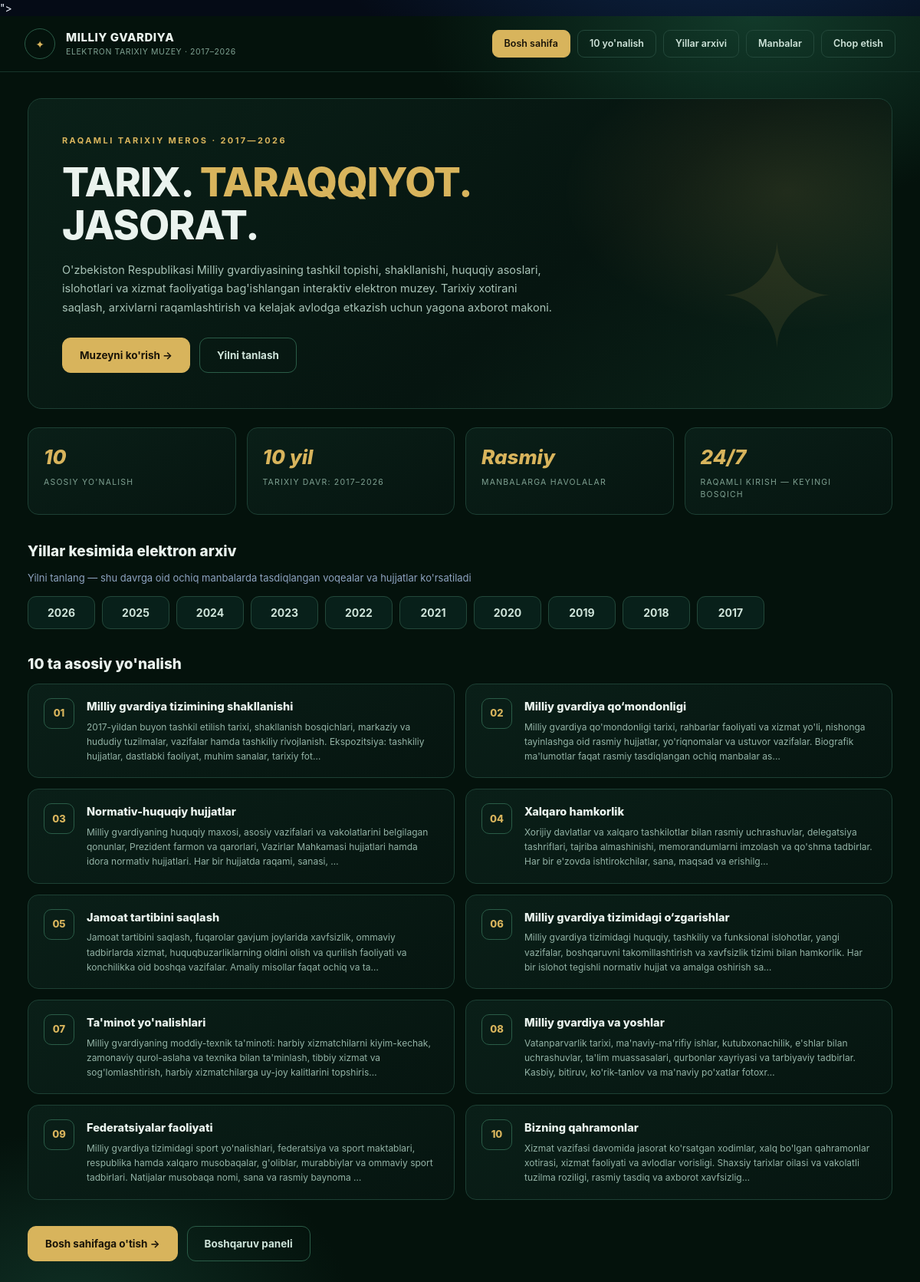
Screenshot of /landing/ with the database file from the repository.
### core/models.py (models this page shows, shortened)
class TimeStampedModel(models.Model):
    created_at = models.DateTimeField("Yaratilgan sana", auto_now_add=True)
    updated_at = models.DateTimeField("Yangilangan sana", auto_now=True)
    class Meta:
        abstract = True

class Direction(TimeStampedModel):
    number = models.PositiveIntegerField("Raqam", unique=True)
    title = models.CharField("Nomi", max_length=255)
    description = models.TextField("Tavsif", blank=True)
    icon = models.CharField("Belgi (svg nomi)", max_length=40, default="star")
    url = models.CharField(
        "Havola (URL nomi)", max_length=100, blank=True, default="core:yonalishlar",
    )
    class Meta:
        verbose_name = "Yo'nalish"
        verbose_name_plural = "Yo'nalishlar"
        ordering = ["number"]

### core/views.py (the view)
# urls.py: path("landing/", views.landing, name="landing"),
def landing(request):
    ctx = {"active": "landing", "directions": Direction.objects.all(), "years": _years()}
    return render(request, "core/landing.html", ctx)

### core/i18n.py (called while the page is built)
def get_lang(request):
    lang = getattr(request, "LANGUAGE_CODE", None)
    if lang in LANG_CODES:
        return lang
    lang = request.COOKIES.get(COOKIE)
    return lang if lang in LANG_CODES else DEFAULT

### core/views.py (called while the page is built)
def _years():
    from datetime import date as _date
    return list(range(max(_date.today().year, YEAR_START), YEAR_START - 1, -1))

### core/templates/core/landing.html (shortened to what this page needs)
{% extends "base.html" %}
{% load mg_tags %}
{% block landing %}
<div class="landing">
  <div class="topbar">
    <div class="topbar__logo">✦</div>
    <div>
      <div class="topbar__title">MILLIY GVARDIYA</div>
      <div class="topbar__sub">ELEKTRON TARIXIY MUZEY · 2017–2026</div>
    </div>
    <nav class="topbar__nav">
      <a class="is-active" href="{% url 'core:landing' %}">Bosh sahifa</a>
      <a href="{% url 'core:yonalishlar' %}">10 yo'nalish</a>
      <a href="{% url 'core:yillar' %}">Yillar arxivi</a>
      <a href="{% url 'core:hujjatlar' %}">Manbalar</a>
      <a href="#" onclick="window.print();return false;">Chop etish</a>
    </nav>
  </div>
  <div class="landing__wrap">
    <div class="landing__hero">
      <div class="landing__eyebrow">RAQAMLI TARIXIY MEROS · 2017—2026</div>
      <h1 class="landing__title">TARIX. <span>TARAQQIYOT.</span><br>JASORAT.</h1>
      <p class="landing__lead">O'zbekiston Respublikasi Milliy gvardiyasining tashkil topishi, shakllanishi, huquqiy asoslari, islohotlari va xizmat faoliyatiga bag'ishlangan interaktiv elektron muzey. Tarixiy xotirani saqlash, arxivlarni raqamlashtirish va kelajak avlodga etkazish uchun yagona axborot makoni.</p>
      <div class="landing__cta">
        <a class="landing__btn" href="{% url 'core:home' %}">Muzeyni ko'rish →</a>
        <a class="landing__btn landing__btn--ghost" href="{% url 'core:yillar' %}">Yilni tanlash</a>
      </div>
    </div>
    <div class="landing__stats">
      <div class="lstat"><div class="lstat__val">10</div><div class="lstat__lbl">Asosiy yo'nalish</div></div>
      <div class="lstat"><div class="lstat__val">10 yil</div><div class="lstat__lbl">Tarixiy davr: 2017–2026</div></div>
      <div class="lstat"><div class="lstat__val">Rasmiy</div><div class="lstat__lbl">Manbalarga havolalar</div></div>
      <div class="lstat"><div class="lstat__val">24/7</div><div class="lstat__lbl">Raqamli kirish — keyingi bosqich</div></div>
    </div>
    <h2 class="section-title" style="margin-top:0">Yillar kesimida elektron arxiv</h2>
    <p class="text-muted" style="font-size:13px;margin-bottom:14px">Yilni tanlang — shu davrga oid ochiq manbalarda tasdiqlangan voqealar va hujjatlar ko'rsatiladi</p>
    <div class="year-strip" style="margin-bottom:28px">
      {% for y in years %}
        <a class="year-btn" href="{% url 'core:yil_detail' y %}" style="border-color:#23483a;background:#08201a;color:#cfe4da">{{ y }}</a>
      {% endfor %}
    </div>
    <h2 class="section-title">10 ta asosiy yo'nalish</h2>
    <div class="dir-grid">
      {% for d in directions %}
      <a class="dir" href="{% url 'core:yonalishlar' %}">
        <div class="dir__num">{{ d.number|stringformat:"02d" }}</div>
        <div>
          <div class="dir__title">{{ d.title }}</div>
          <div class="dir__text">{{ d.description|truncatechars:220 }}</div>
        </div>
      </a>
      {% empty %}
      <div class="empty" style="grid-column:1/-1;border-color:#23483a;color:#93b3a6"><div class="empty__icon">🧭</div>Yo'nalishlar yuklanmoqda...</div>
      {% endfor %}
    </div>
    <div style="display:flex;gap:12px;margin-top:34px;flex-wrap:wrap">
      <a class="landing__btn" href="{% url 'core:home' %}">Bosh sahifaga o'tish →</a>
      <a class="landing__btn landing__btn--ghost" href="/admin/">Boshqaruv paneli</a>
    </div>
  </div>
</div>
{% endblock %}

### rows the page displays
Direction: number "01", title "Milliy gvardiya tizimining shakllanishi", description "2017-yildan buyon tashkil etilish tarixi, shakllanish bosqichlari, markaziy va hududiy tuzilmalar, vazifalar hamda tashkiliy rivojlanish. Ekspozitsiya: tashkiliy hujjatlar, dastlabki faoliyat, muhim sanalar, tarixiy fot…"
Direction: number "02", title "Milliy gvardiya qo‘mondonligi", description "Milliy gvardiya qo'mondonligi tarixi, rahbarlar faoliyati va xizmat yo'li, nishonga tayinlashga oid rasmiy hujjatlar, yo'riqnomalar va ustuvor vazifalar. Biografik ma'lumotlar faqat rasmiy tasdiqlangan ochiq manbalar as…"
Direction: number "03", title "Normativ-huquqiy hujjatlar", description "Milliy gvardiyaning huquqiy maxosi, asosiy vazifalari va vakolatlarini belgilagan qonunlar, Prezident farmon va qarorlari, Vazirlar Mahkamasi hujjatlari hamda idora normativ hujjatlari. Har bir hujjatda raqami, sanasi, …"
Direction: number "04", title "Xalqaro hamkorlik", description "Xorijiy davlatlar va xalqaro tashkilotlar bilan rasmiy uchrashuvlar, delegatsiya tashriflari, tajriba almashinishi, memorandumlarni imzolash va qo'shma tadbirlar. Har bir e'zovda ishtirokchilar, sana, maqsad va erishilg…"
Direction: number "05", title "Jamoat tartibini saqlash", description "Jamoat tartibini saqlash, fuqarolar gavjum joylarida xavfsizlik, ommaviy tadbirlarda xizmat, huquqbuzarliklarning oldini olish va qurilish faoliyati va konchilikka oid boshqa vazifalar. Amaliy misollar faqat ochiq va ta…"
Direction: number "06", title "Milliy gvardiya tizimidagi o‘zgarishlar", description "Milliy gvardiya tizimidagi huquqiy, tashkiliy va funksional islohotlar, yangi vazifalar, boshqaruvni takomillashtirish va xavfsizlik tizimi bilan hamkorlik. Har bir islohot tegishli normativ hujjat va amalga oshirish sa…"
Direction: number "07", title "Ta'minot yo'nalishlari", description "Milliy gvardiyaning moddiy-texnik ta'minoti: harbiy xizmatchilarni kiyim-kechak, zamonaviy qurol-aslaha va texnika bilan ta'minlash, tibbiy xizmat va sog'lomlashtirish, harbiy xizmatchilarga uy-joy kalitlarini topshiris…"
Direction: number "08", title "Milliy gvardiya va yoshlar", description "Vatanparvarlik tarixi, ma'naviy-ma'rifiy ishlar, kutubxonachilik, e'shlar bilan uchrashuvlar, ta'lim muassasalari, qurbonlar xayriyasi va tarbiyaviy tadbirlar. Kasbiy, bitiruv, ko'rik-tanlov va ma'naviy po'xatlar fotoxr…"
Direction: number "09", title "Federatsiyalar faoliyati", description "Milliy gvardiya tizimidagi sport yo'nalishlari, federatsiya va sport maktablari, respublika hamda xalqaro musobaqalar, g'oliblar, murabbiylar va ommaviy sport tadbirlari. Natijalar musobaqa nomi, sana va rasmiy baynoma …"
Direction: number "10", title "Bizning qahramonlar", description "Xizmat vazifasi davomida jasorat ko'rsatgan xodimlar, xalq bo'lgan qahramonlar xotirasi, xizmat faoliyati va avlodlar vorisligi. Shaxsiy tarixlar oilasi va vakolatli tuzilma roziligi, rasmiy tasdiq va axborot xavfsizlig…"

### other values shown
{{ y }} "2026" "2025" "2024" "2023" "2022" "2021" "2020" "2019" "2018" "2017"
